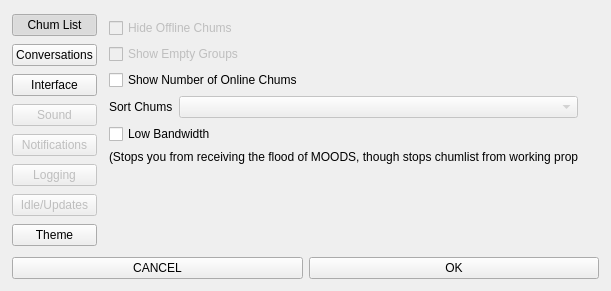
<?xml version="1.0" encoding="UTF-8"?>
<ui version="4.0">
 <class>Options</class>
 <widget class="QWidget" name="Options">
  <property name="geometry">
   <rect>
    <x>0</x>
    <y>0</y>
    <width>611</width>
    <height>291</height>
   </rect>
  </property>
  <property name="windowTitle">
   <string>Form</string>
  </property>
  <widget class="QWidget" name="verticalLayoutWidget_3">
   <property name="geometry">
    <rect>
     <x>0</x>
     <y>0</y>
     <width>611</width>
     <height>291</height>
    </rect>
   </property>
   <layout class="QVBoxLayout" name="verticalLayout_3">
    <property name="margin">
     <number>12</number>
    </property>
    <item>
     <layout class="QHBoxLayout" name="horizontalLayout">
      <item>
       <layout class="QVBoxLayout" name="verticalLayout_2">
        <item>
         <widget class="QPushButton" name="optionsButton1">
          <property name="text">
           <string>Chum List</string>
          </property>
          <property name="checkable">
           <bool>true</bool>
          </property>
          <property name="checked">
           <bool>true</bool>
          </property>
         </widget>
        </item>
        <item>
         <widget class="QPushButton" name="optionsButton2">
          <property name="text">
           <string>Conversations</string>
          </property>
          <property name="checkable">
           <bool>true</bool>
          </property>
         </widget>
        </item>
        <item>
         <widget class="QPushButton" name="optionsButton3">
          <property name="text">
           <string>Interface</string>
          </property>
          <property name="checkable">
           <bool>true</bool>
          </property>
         </widget>
        </item>
        <item>
         <widget class="QPushButton" name="optionsButton4">
          <property name="enabled">
           <bool>false</bool>
          </property>
          <property name="text">
           <string>Sound</string>
          </property>
          <property name="checkable">
           <bool>true</bool>
          </property>
         </widget>
        </item>
        <item>
         <widget class="QPushButton" name="optionsButton5">
          <property name="enabled">
           <bool>false</bool>
          </property>
          <property name="text">
           <string>Notifications</string>
          </property>
          <property name="checkable">
           <bool>true</bool>
          </property>
         </widget>
        </item>
        <item>
         <widget class="QPushButton" name="optionsButton6">
          <property name="enabled">
           <bool>false</bool>
          </property>
          <property name="text">
           <string>Logging</string>
          </property>
          <property name="checkable">
           <bool>true</bool>
          </property>
         </widget>
        </item>
        <item>
         <widget class="QPushButton" name="optionsButton7">
          <property name="enabled">
           <bool>false</bool>
          </property>
          <property name="text">
           <string>Idle/Updates</string>
          </property>
          <property name="checkable">
           <bool>true</bool>
          </property>
         </widget>
        </item>
        <item>
         <widget class="QPushButton" name="optionsButton8">
          <property name="text">
           <string>Theme</string>
          </property>
          <property name="checkable">
           <bool>true</bool>
          </property>
         </widget>
        </item>
       </layout>
      </item>
      <item>
       <layout class="QVBoxLayout" name="verticalLayout">
        <item>
         <widget class="QStackedWidget" name="stackedWidget">
          <property name="currentIndex">
           <number>0</number>
          </property>
          <widget class="QWidget" name="optionsTab1">
           <widget class="QWidget" name="verticalLayoutWidget_4">
            <property name="geometry">
             <rect>
              <x>0</x>
              <y>0</y>
              <width>481</width>
              <height>231</height>
             </rect>
            </property>
            <layout class="QVBoxLayout" name="verticalLayout_4">
             <property name="margin">
              <number>6</number>
             </property>
             <item>
              <widget class="QCheckBox" name="hideOfflineRadio">
               <property name="enabled">
                <bool>false</bool>
               </property>
               <property name="text">
                <string>Hide Offline Chums</string>
               </property>
              </widget>
             </item>
             <item>
              <widget class="QCheckBox" name="showEmptyRadio">
               <property name="enabled">
                <bool>false</bool>
               </property>
               <property name="text">
                <string>Show Empty Groups</string>
               </property>
              </widget>
             </item>
             <item>
              <widget class="QCheckBox" name="showNumberRadio">
               <property name="enabled">
                <bool>true</bool>
               </property>
               <property name="text">
                <string>Show Number of Online Chums</string>
               </property>
              </widget>
             </item>
             <item>
              <layout class="QFormLayout" name="formLayout">
               <property name="rightMargin">
                <number>0</number>
               </property>
               <item row="0" column="0">
                <widget class="QLabel" name="sortChumsLabel">
                 <property name="text">
                  <string>Sort Chums</string>
                 </property>
                </widget>
               </item>
               <item row="0" column="1">
                <widget class="QComboBox" name="sortChumsCombo">
                 <property name="enabled">
                  <bool>false</bool>
                 </property>
                </widget>
               </item>
              </layout>
             </item>
             <item>
              <widget class="QCheckBox" name="lowBandwidthRadio">
               <property name="enabled">
                <bool>true</bool>
               </property>
               <property name="text">
                <string>Low Bandwidth</string>
               </property>
              </widget>
             </item>
             <item>
              <widget class="QLabel" name="label_2">
               <property name="text">
                <string>(Stops you from receiving the flood of MOODS, though stops chumlist from working properly</string>
               </property>
              </widget>
             </item>
             <item>
              <spacer name="verticalSpacer">
               <property name="orientation">
                <enum>Qt::Vertical</enum>
               </property>
               <property name="sizeHint" stdset="0">
                <size>
                 <width>20</width>
                 <height>40</height>
                </size>
               </property>
              </spacer>
             </item>
            </layout>
           </widget>
          </widget>
          <widget class="QWidget" name="optionsTab2">
           <widget class="QWidget" name="verticalLayoutWidget_5">
            <property name="geometry">
             <rect>
              <x>0</x>
              <y>0</y>
              <width>481</width>
              <height>241</height>
             </rect>
            </property>
            <layout class="QVBoxLayout" name="verticalLayout_5">
             <property name="margin">
              <number>6</number>
             </property>
             <item>
              <widget class="QCheckBox" name="timeStampsRadio">
               <property name="text">
                <string>Time Stamps</string>
               </property>
              </widget>
             </item>
             <item>
              <widget class="QComboBox" name="clockTypeComboBox"/>
             </item>
             <item>
              <widget class="QCheckBox" name="showSecondsRadio">
               <property name="text">
                <string>Show Seconds</string>
               </property>
              </widget>
             </item>
             <item>
              <widget class="QCheckBox" name="opVoiceMemoRadio">
               <property name="enabled">
                <bool>false</bool>
               </property>
               <property name="text">
                <string>Show OP and Voice Messages in Memos</string>
               </property>
              </widget>
             </item>
             <item>
              <widget class="QCheckBox" name="animatedSmiliesRadio">
               <property name="enabled">
                <bool>false</bool>
               </property>
               <property name="text">
                <string>Use animated smilies</string>
               </property>
              </widget>
             </item>
             <item>
              <widget class="QLabel" name="label_3">
               <property name="text">
                <string>(Disable if you leave chats open for LOOOONG periods of time)</string>
               </property>
              </widget>
             </item>
             <item>
              <widget class="QCheckBox" name="randomEncountersRadio">
               <property name="enabled">
                <bool>false</bool>
               </property>
               <property name="text">
                <string>Receive Random Encounters</string>
               </property>
              </widget>
             </item>
             <item>
              <spacer name="verticalSpacer_2">
               <property name="orientation">
                <enum>Qt::Vertical</enum>
               </property>
               <property name="sizeHint" stdset="0">
                <size>
                 <width>20</width>
                 <height>40</height>
                </size>
               </property>
              </spacer>
             </item>
            </layout>
           </widget>
          </widget>
          <widget class="QWidget" name="optionsTab3">
           <widget class="QWidget" name="verticalLayoutWidget">
            <property name="geometry">
             <rect>
              <x>0</x>
              <y>0</y>
              <width>481</width>
              <height>231</height>
             </rect>
            </property>
            <layout class="QVBoxLayout" name="verticalLayout_6">
             <property name="margin">
              <number>6</number>
             </property>
             <item>
              <widget class="QCheckBox" name="tabbedConvoBox">
               <property name="text">
                <string>Tabbed Conversations</string>
               </property>
              </widget>
             </item>
             <item>
              <widget class="QCheckBox" name="tabbedMemoBox">
               <property name="text">
                <string>Tabbed Memos</string>
               </property>
              </widget>
             </item>
             <item>
              <layout class="QGridLayout" name="gridLayout">
               <property name="rightMargin">
                <number>6</number>
               </property>
               <item row="1" column="0">
                <widget class="QLabel" name="label_5">
                 <property name="text">
                  <string>Close</string>
                 </property>
                </widget>
               </item>
               <item row="0" column="0">
                <widget class="QLabel" name="label_4">
                 <property name="text">
                  <string>Minimize</string>
                 </property>
                </widget>
               </item>
               <item row="0" column="1">
                <widget class="QComboBox" name="minimizeCombo">
                 <property name="enabled">
                  <bool>false</bool>
                 </property>
                </widget>
               </item>
               <item row="1" column="1">
                <widget class="QComboBox" name="closeCombo">
                 <property name="enabled">
                  <bool>false</bool>
                 </property>
                </widget>
               </item>
              </layout>
             </item>
             <item>
              <widget class="QCheckBox" name="blinkPesterBox">
               <property name="enabled">
                <bool>false</bool>
               </property>
               <property name="text">
                <string>Blink Taskbar on Pesters</string>
               </property>
              </widget>
             </item>
             <item>
              <widget class="QCheckBox" name="blinkMemoBox">
               <property name="enabled">
                <bool>false</bool>
               </property>
               <property name="text">
                <string>Blink Taskbar on Memos</string>
               </property>
              </widget>
             </item>
             <item>
              <spacer name="verticalSpacer_3">
               <property name="orientation">
                <enum>Qt::Vertical</enum>
               </property>
               <property name="sizeHint" stdset="0">
                <size>
                 <width>20</width>
                 <height>40</height>
                </size>
               </property>
              </spacer>
             </item>
            </layout>
           </widget>
          </widget>
          <widget class="QWidget" name="optionsTab4">
           <widget class="QWidget" name="verticalLayoutWidget_2">
            <property name="geometry">
             <rect>
              <x>0</x>
              <y>0</y>
              <width>481</width>
              <height>253</height>
             </rect>
            </property>
            <layout class="QVBoxLayout" name="verticalLayout_7">
             <property name="margin">
              <number>6</number>
             </property>
             <item>
              <layout class="QGridLayout" name="gridLayout_2">
               <item row="0" column="0">
                <widget class="QCheckBox" name="soundsOnBox">
                 <property name="text">
                  <string>Sounds On</string>
                 </property>
                </widget>
               </item>
               <item row="1" column="0">
                <layout class="QFormLayout" name="formLayout_2">
                 <property name="fieldGrowthPolicy">
                  <enum>QFormLayout::AllNonFixedFieldsGrow</enum>
                 </property>
                 <item row="1" column="0">
                  <spacer name="horizontalSpacer">
                   <property name="orientation">
                    <enum>Qt::Horizontal</enum>
                   </property>
                   <property name="sizeHint" stdset="0">
                    <size>
                     <width>40</width>
                     <height>20</height>
                    </size>
                   </property>
                  </spacer>
                 </item>
                 <item row="3" column="0">
                  <spacer name="horizontalSpacer_2">
                   <property name="orientation">
                    <enum>Qt::Horizontal</enum>
                   </property>
                   <property name="sizeHint" stdset="0">
                    <size>
                     <width>40</width>
                     <height>20</height>
                    </size>
                   </property>
                  </spacer>
                 </item>
                 <item row="1" column="1">
                  <widget class="QCheckBox" name="pesterSoundsBox">
                   <property name="text">
                    <string>Pester Sounds</string>
                   </property>
                  </widget>
                 </item>
                 <item row="2" column="1">
                  <widget class="QCheckBox" name="memoSoundsBox">
                   <property name="text">
                    <string>Memo Sounds</string>
                   </property>
                  </widget>
                 </item>
                 <item row="3" column="1">
                  <layout class="QFormLayout" name="formLayout_3">
                   <item row="0" column="0">
                    <spacer name="horizontalSpacer_3">
                     <property name="orientation">
                      <enum>Qt::Horizontal</enum>
                     </property>
                     <property name="sizeHint" stdset="0">
                      <size>
                       <width>40</width>
                       <height>20</height>
                      </size>
                     </property>
                    </spacer>
                   </item>
                   <item row="0" column="1">
                    <widget class="QCheckBox" name="memoPingBox">
                     <property name="text">
                      <string>Memo Ping</string>
                     </property>
                    </widget>
                   </item>
                   <item row="1" column="1">
                    <widget class="QCheckBox" name="memoMentionBox">
                     <property name="text">
                      <string>Memo Mention (initials)</string>
                     </property>
                    </widget>
                   </item>
                   <item row="1" column="0">
                    <spacer name="horizontalSpacer_5">
                     <property name="orientation">
                      <enum>Qt::Horizontal</enum>
                     </property>
                     <property name="sizeHint" stdset="0">
                      <size>
                       <width>40</width>
                       <height>20</height>
                      </size>
                     </property>
                    </spacer>
                   </item>
                  </layout>
                 </item>
                 <item row="4" column="1">
                  <widget class="QPushButton" name="pushButton_11">
                   <property name="text">
                    <string>Edit Mentions</string>
                   </property>
                  </widget>
                 </item>
                </layout>
               </item>
              </layout>
             </item>
             <item>
              <widget class="QLabel" name="label_6">
               <property name="text">
                <string>Master Volume:</string>
               </property>
              </widget>
             </item>
             <item>
              <widget class="QSlider" name="horizontalSlider">
               <property name="orientation">
                <enum>Qt::Horizontal</enum>
               </property>
              </widget>
             </item>
             <item>
              <spacer name="verticalSpacer_4">
               <property name="orientation">
                <enum>Qt::Vertical</enum>
               </property>
               <property name="sizeHint" stdset="0">
                <size>
                 <width>20</width>
                 <height>40</height>
                </size>
               </property>
              </spacer>
             </item>
            </layout>
           </widget>
          </widget>
          <widget class="QWidget" name="optionsTab5">
           <widget class="QWidget" name="verticalLayoutWidget_6">
            <property name="geometry">
             <rect>
              <x>0</x>
              <y>0</y>
              <width>501</width>
              <height>239</height>
             </rect>
            </property>
            <layout class="QVBoxLayout" name="verticalLayout_8">
             <property name="margin">
              <number>6</number>
             </property>
             <item>
              <layout class="QGridLayout" name="gridLayout_3">
               <item row="1" column="0">
                <layout class="QFormLayout" name="formLayout_5">
                 <property name="fieldGrowthPolicy">
                  <enum>QFormLayout::AllNonFixedFieldsGrow</enum>
                 </property>
                 <item row="0" column="0">
                  <spacer name="horizontalSpacer_6">
                   <property name="orientation">
                    <enum>Qt::Horizontal</enum>
                   </property>
                   <property name="sizeHint" stdset="0">
                    <size>
                     <width>40</width>
                     <height>20</height>
                    </size>
                   </property>
                  </spacer>
                 </item>
                 <item row="0" column="1">
                  <layout class="QFormLayout" name="formLayout_4">
                   <item row="0" column="0">
                    <widget class="QLabel" name="label_7">
                     <property name="text">
                      <string>Type</string>
                     </property>
                    </widget>
                   </item>
                   <item row="0" column="1">
                    <widget class="QComboBox" name="comboBox_5"/>
                   </item>
                  </layout>
                 </item>
                 <item row="1" column="1">
                  <widget class="QCheckBox" name="signInBox">
                   <property name="text">
                    <string>Chum signs in</string>
                   </property>
                  </widget>
                 </item>
                 <item row="2" column="1">
                  <widget class="QCheckBox" name="signOutBox">
                   <property name="text">
                    <string>Chum signs out</string>
                   </property>
                  </widget>
                 </item>
                 <item row="3" column="1">
                  <widget class="QCheckBox" name="newMessagesBox">
                   <property name="text">
                    <string>New messages</string>
                   </property>
                  </widget>
                 </item>
                 <item row="4" column="1">
                  <layout class="QFormLayout" name="formLayout_6">
                   <property name="fieldGrowthPolicy">
                    <enum>QFormLayout::AllNonFixedFieldsGrow</enum>
                   </property>
                   <item row="0" column="0">
                    <spacer name="horizontalSpacer_7">
                     <property name="orientation">
                      <enum>Qt::Horizontal</enum>
                     </property>
                     <property name="sizeHint" stdset="0">
                      <size>
                       <width>40</width>
                       <height>20</height>
                      </size>
                     </property>
                    </spacer>
                   </item>
                   <item row="0" column="1">
                    <widget class="QCheckBox" name="onlyNewConvoBox">
                     <property name="text">
                      <string>Only new conversations</string>
                     </property>
                    </widget>
                   </item>
                  </layout>
                 </item>
                 <item row="5" column="1">
                  <widget class="QCheckBox" name="memoMentionsBox">
                   <property name="text">
                    <string>Memo Mentions (initials)</string>
                   </property>
                  </widget>
                 </item>
                 <item row="6" column="1">
                  <widget class="QPushButton" name="pushButton_12">
                   <property name="text">
                    <string>Edit Mentions</string>
                   </property>
                  </widget>
                 </item>
                </layout>
               </item>
               <item row="0" column="0">
                <widget class="QCheckBox" name="toastBox">
                 <property name="text">
                  <string>Toast Notifications</string>
                 </property>
                </widget>
               </item>
              </layout>
             </item>
            </layout>
           </widget>
          </widget>
          <widget class="QWidget" name="optionsTab6">
           <widget class="QWidget" name="verticalLayoutWidget_7">
            <property name="geometry">
             <rect>
              <x>0</x>
              <y>0</y>
              <width>501</width>
              <height>231</height>
             </rect>
            </property>
            <layout class="QVBoxLayout" name="verticalLayout_9">
             <property name="margin">
              <number>6</number>
             </property>
             <item>
              <widget class="QCheckBox" name="logAllPesterBox">
               <property name="text">
                <string>Log all Pesters</string>
               </property>
              </widget>
             </item>
             <item>
              <widget class="QCheckBox" name="logAllMemoBox">
               <property name="text">
                <string>Log all Memos</string>
               </property>
              </widget>
             </item>
             <item>
              <widget class="QCheckBox" name="logTimePesterBox">
               <property name="text">
                <string>Log Time Stamps for Pesters</string>
               </property>
              </widget>
             </item>
             <item>
              <widget class="QCheckBox" name="logTimeMemoBox">
               <property name="text">
                <string>Log Time Stamps for Memos</string>
               </property>
              </widget>
             </item>
             <item>
              <spacer name="verticalSpacer_5">
               <property name="orientation">
                <enum>Qt::Vertical</enum>
               </property>
               <property name="sizeHint" stdset="0">
                <size>
                 <width>20</width>
                 <height>40</height>
                </size>
               </property>
              </spacer>
             </item>
            </layout>
           </widget>
          </widget>
          <widget class="QWidget" name="optionsTab7">
           <widget class="QWidget" name="verticalLayoutWidget_8">
            <property name="geometry">
             <rect>
              <x>0</x>
              <y>0</y>
              <width>501</width>
              <height>231</height>
             </rect>
            </property>
            <layout class="QVBoxLayout" name="verticalLayout_10">
             <property name="margin">
              <number>6</number>
             </property>
             <item>
              <layout class="QFormLayout" name="formLayout_8">
               <item row="0" column="0">
                <widget class="QLabel" name="label_8">
                 <property name="text">
                  <string>Minutes before Idle:</string>
                 </property>
                </widget>
               </item>
               <item row="0" column="1">
                <widget class="QSpinBox" name="spinBox"/>
               </item>
               <item row="1" column="0">
                <widget class="QLabel" name="label_9">
                 <property name="text">
                  <string>Check for Pesterchum Updates</string>
                 </property>
                 <property name="wordWrap">
                  <bool>true</bool>
                 </property>
                </widget>
               </item>
               <item row="1" column="1">
                <widget class="QComboBox" name="comboBox_6"/>
               </item>
              </layout>
             </item>
             <item>
              <widget class="QCheckBox" name="checkForMSPABox">
               <property name="text">
                <string>Check for MPSA Updates</string>
               </property>
              </widget>
             </item>
             <item>
              <spacer name="verticalSpacer_6">
               <property name="orientation">
                <enum>Qt::Vertical</enum>
               </property>
               <property name="sizeHint" stdset="0">
                <size>
                 <width>20</width>
                 <height>40</height>
                </size>
               </property>
              </spacer>
             </item>
            </layout>
           </widget>
          </widget>
          <widget class="QWidget" name="optionsTab8">
           <widget class="QWidget" name="verticalLayoutWidget_9">
            <property name="geometry">
             <rect>
              <x>0</x>
              <y>0</y>
              <width>481</width>
              <height>231</height>
             </rect>
            </property>
            <layout class="QVBoxLayout" name="verticalLayout_11">
             <property name="margin">
              <number>6</number>
             </property>
             <item>
              <widget class="QLabel" name="label_10">
               <property name="text">
                <string>Pick a Theme:</string>
               </property>
              </widget>
             </item>
             <item>
              <widget class="QComboBox" name="themesComboBox"/>
             </item>
             <item>
              <widget class="QPushButton" name="refreshThemeButton">
               <property name="text">
                <string>Refresh current theme</string>
               </property>
              </widget>
             </item>
             <item>
              <widget class="QLabel" name="errorLabel">
               <property name="text">
                <string/>
               </property>
              </widget>
             </item>
             <item>
              <spacer name="verticalSpacer_7">
               <property name="orientation">
                <enum>Qt::Vertical</enum>
               </property>
               <property name="sizeHint" stdset="0">
                <size>
                 <width>20</width>
                 <height>40</height>
                </size>
               </property>
              </spacer>
             </item>
            </layout>
           </widget>
          </widget>
         </widget>
        </item>
       </layout>
      </item>
     </layout>
    </item>
    <item>
     <layout class="QHBoxLayout" name="horizontalLayout_2">
      <item>
       <widget class="QPushButton" name="rejectButton">
        <property name="text">
         <string>CANCEL</string>
        </property>
       </widget>
      </item>
      <item>
       <widget class="QPushButton" name="acceptButton">
        <property name="text">
         <string>OK</string>
        </property>
       </widget>
      </item>
     </layout>
    </item>
   </layout>
  </widget>
 </widget>
 <resources/>
 <connections/>
</ui>
